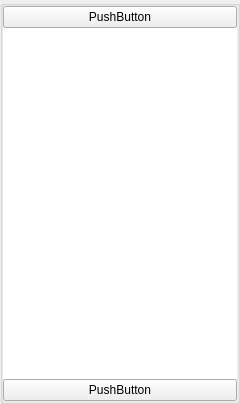
<?xml version="1.0" encoding="UTF-8"?>
<ui version="4.0">
 <class>AppletShareOfferListUi</class>
 <widget class="QWidget" name="AppletShareOfferListUi">
  <property name="windowModality">
   <enum>Qt::ApplicationModal</enum>
  </property>
  <property name="geometry">
   <rect>
    <x>0</x>
    <y>0</y>
    <width>240</width>
    <height>404</height>
   </rect>
  </property>
  <property name="sizePolicy">
   <sizepolicy hsizetype="Expanding" vsizetype="Expanding">
    <horstretch>0</horstretch>
    <verstretch>0</verstretch>
   </sizepolicy>
  </property>
  <property name="maximumSize">
   <size>
    <width>16777215</width>
    <height>16777215</height>
   </size>
  </property>
  <property name="windowTitle">
   <string notr="true">Call List</string>
  </property>
  <property name="windowOpacity">
   <double>1.000000000000000</double>
  </property>
  <property name="toolTip">
   <string/>
  </property>
  <layout class="QVBoxLayout" name="verticalLayout">
   <property name="spacing">
    <number>0</number>
   </property>
   <property name="leftMargin">
    <number>0</number>
   </property>
   <property name="topMargin">
    <number>0</number>
   </property>
   <property name="rightMargin">
    <number>0</number>
   </property>
   <property name="bottomMargin">
    <number>0</number>
   </property>
   <item>
    <widget class="QGroupBox" name="FileItemsBox">
     <property name="sizePolicy">
      <sizepolicy hsizetype="Expanding" vsizetype="Expanding">
       <horstretch>0</horstretch>
       <verstretch>0</verstretch>
      </sizepolicy>
     </property>
     <property name="minimumSize">
      <size>
       <width>0</width>
       <height>0</height>
      </size>
     </property>
     <property name="title">
      <string/>
     </property>
     <layout class="QGridLayout" name="gridLayout">
      <property name="leftMargin">
       <number>0</number>
      </property>
      <property name="topMargin">
       <number>0</number>
      </property>
      <property name="rightMargin">
       <number>0</number>
      </property>
      <property name="bottomMargin">
       <number>0</number>
      </property>
      <property name="spacing">
       <number>0</number>
      </property>
      <item row="1" column="0">
       <widget class="ShareOfferListWidget" name="m_ShareItemList">
        <property name="frameShape">
         <enum>QFrame::NoFrame</enum>
        </property>
        <property name="frameShadow">
         <enum>QFrame::Plain</enum>
        </property>
        <property name="lineWidth">
         <number>0</number>
        </property>
        <property name="iconSize">
         <size>
          <width>32</width>
          <height>32</height>
         </size>
        </property>
        <property name="verticalScrollMode">
         <enum>QAbstractItemView::ScrollPerPixel</enum>
        </property>
        <property name="resizeMode">
         <enum>QListView::Adjust</enum>
        </property>
        <property name="uniformItemSizes">
         <bool>true</bool>
        </property>
       </widget>
      </item>
      <item row="0" column="0">
       <widget class="QPushButton" name="pushButton">
        <property name="text">
         <string>PushButton</string>
        </property>
       </widget>
      </item>
      <item row="2" column="0">
       <widget class="QPushButton" name="pushButton_2">
        <property name="text">
         <string>PushButton</string>
        </property>
       </widget>
      </item>
     </layout>
    </widget>
   </item>
  </layout>
 </widget>
 <customwidgets>
  <customwidget>
   <class>ShareOfferListWidget</class>
   <extends>QListWidget</extends>
   <header>ShareOfferListWidget.h</header>
  </customwidget>
 </customwidgets>
 <resources/>
 <connections/>
</ui>
